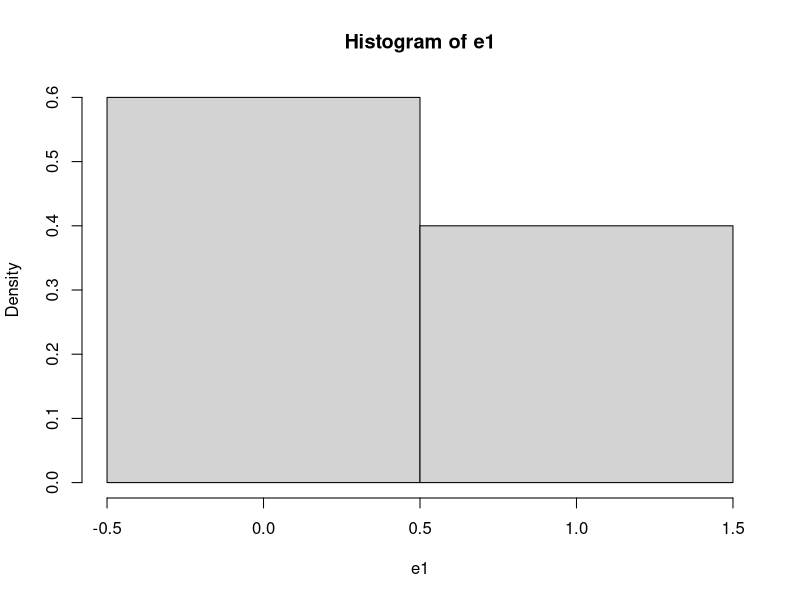
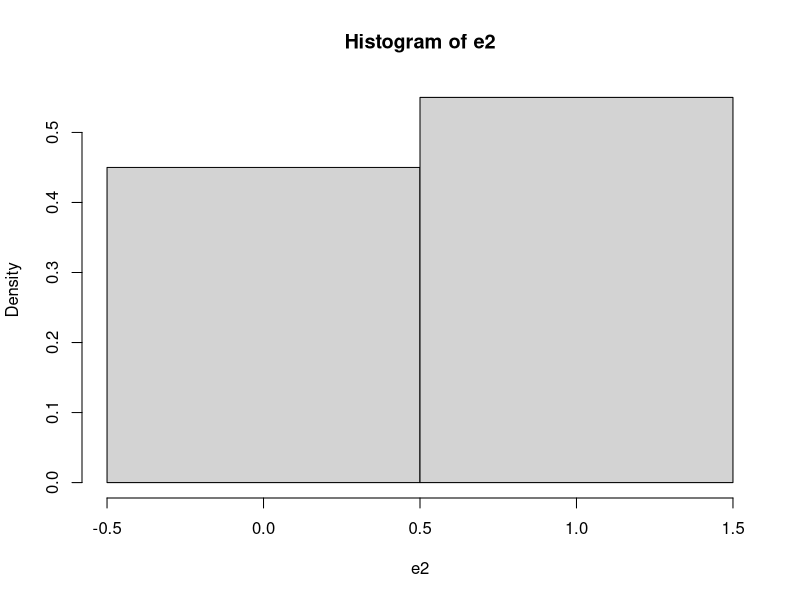
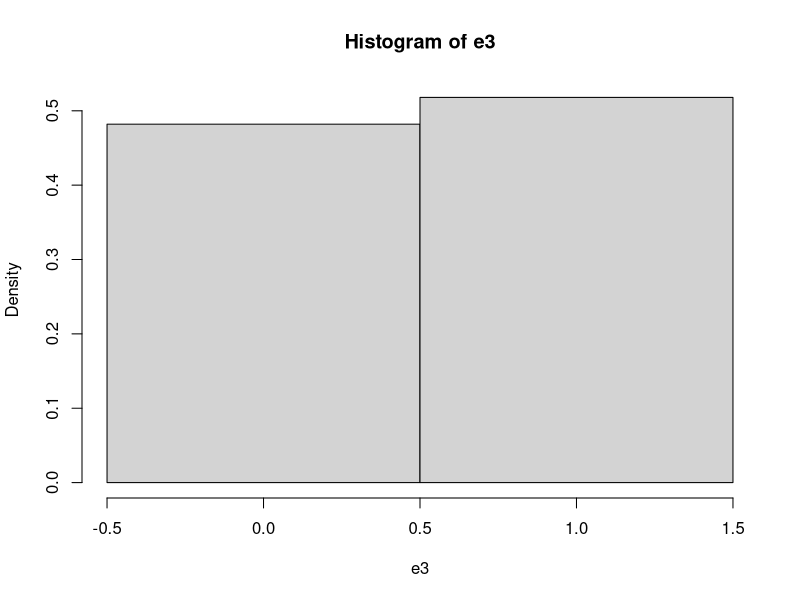
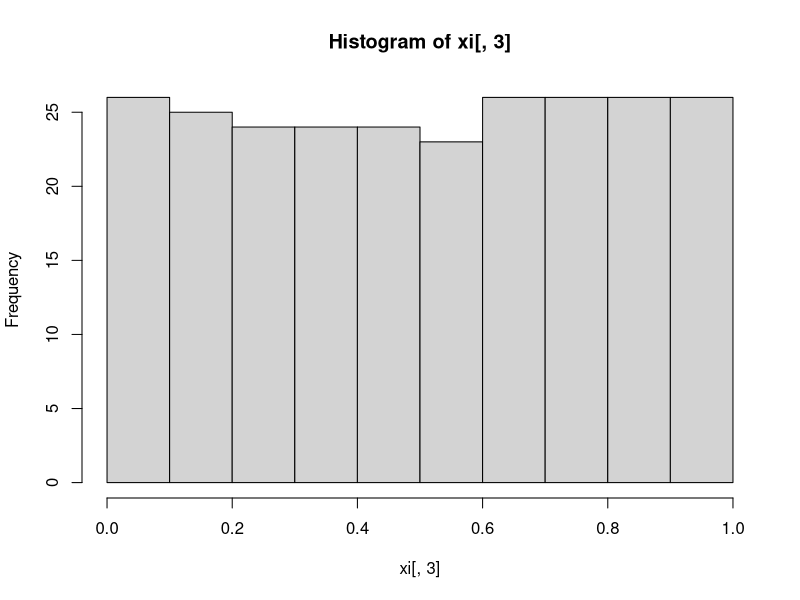

Generate these figures, in order, with R:
## ---- chunk 1
FlipCoin <- function(n) sample(0:1, n, rep=T) 
n <- 10
e1 <- FlipCoin(n) 
e1 
## ---- chunk 2
cat("Banyaknya tail :", sum(e1==0), "dan Peluangnya :", sum(e1==0)/n,
    "\nBanyaknya head :", sum(e1==1), "dan Peluangnya :", sum(e1==1)/n)
## ---- chunk 3
hist(e1,breaks=c(-0.5, 0.5, 1.5), prob=T) 
## ---- chunk 4
#Menggunakan function sebelumnya
n <- 28 
gb <- FlipCoin(n)
gb

g = 0; b=0; B=0
for(i in 1:n){
  if(gb[i] == 1){
    g <- g+1
    b <- 0
  } else{
    b <- b+1
  }
  
  if(b==4){
    B <- B+1
    b <- 0
  }
}

cat("Banyaknya anak perempuan :", g,
    "\nBanyaknya 4 anak tanpa perempuan :", B, 
    "\nPeluangnya :", g/(g+B))
## ---- chunk 5
RollDie <- function(n) sample(1:6, n, rep=T)
n <- 50
d1 <- RollDie(n)
d1
## ---- chunk 6
cat("Banyaknya tail :", sum(d1==3), "dan Frekuensi Relatifnya :", sum(d1==3)/n)
## ---- chunk 7
n <- 100
e2 <- FlipCoin(n) 
cat("Banyaknya tail :", sum(e2==0), "dan Frekuensi Relatifnya :", sum(e2==0)/n,
    "\nBanyaknya head :", sum(e2==1), "dan Frekuensi Relatifnya :", sum(e2==1)/n)
## ---- chunk 8
hist(e2, breaks=c(-0.5, 0.5, 1.5), prob=T)
## ---- chunk 9
n <- 500
e3 <- FlipCoin(n) 
cat("Banyaknya tail :", sum(e3==0), "dan Peluangnya :", sum(e3==0)/n,
    "\nBanyaknya head :", sum(e3==1), "dan Peluangnya :", sum(e3==1)/n)
## ---- chunk 10
hist(e3, breaks=c(-0.5, 0.5, 1.5), prob=T)
## ---- chunk 11
Dice <- function(n){
  d <- RollDie(n)
  rolls <- numeric(0)
  for(i in 1:6) rolls = c(rolls, sum(d==i)/n)
return(rolls)
}

RollingDice <- data.frame(
  rolls.200 = Dice(200),
  rolls.1000 = Dice(1000)
) 
rownames(RollingDice) <- paste0("RF.", 1:6)
print(RollingDice)
## ---- chunk 12
x0 <-78 
n <-250
xi <- matrix (NA , n, 3 )
colnames (xi) <-c( "aX(i-1)+b", "Xi", "Ui") 
for  (i in 1 :n){
  xi[i,1] <- (1598*x0+17) 
  xi[i,2] <- xi[i, 1]%%1000 
  xi[i,3] <- xi[i, 2]/1000 
  x0 <- xi[i,2]
}
hist(xi[,3])
